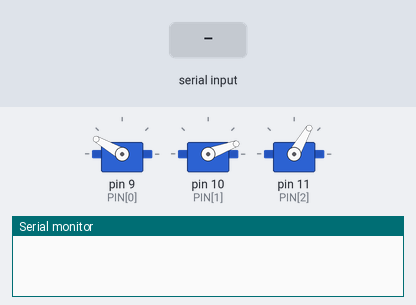
The sketch below on a simulated Arduino Uno, built with avr-gcc and run on an emulated ATmega328P. Shown: 3 × servo, the last lines printed to the serial monitor. The test bench sets the inputs (shaded band).

Above: at 1.2 s.
1.3 s: "J90\n" received over Serial
At 1.45 s:
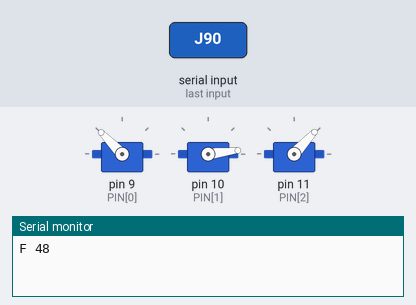
At 3.2 s:
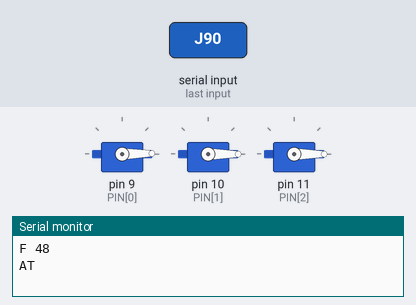
4.3 s: "P\n" received over Serial
At 4.75 s:
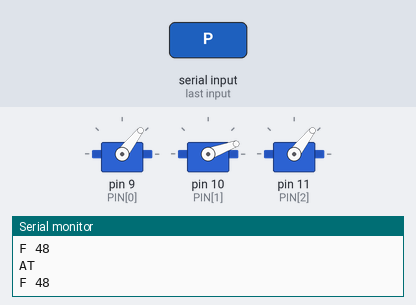
Timing chart, 0 to 7.3 s (numbered marks = the images above; inputs shaded):
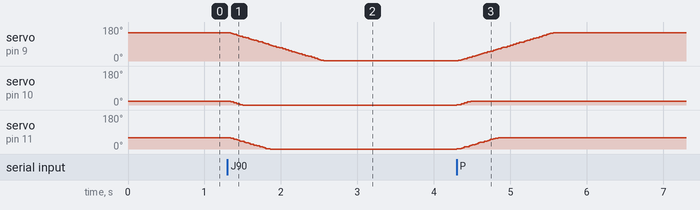

The sketch:

clockedin.ino
```cpp
// Clockedin arm firmware, for an Arduino Uno or Nano driving three hobby servos (base, elbow, tilt).
// The Clockedin app streams timed keyframes over USB; this board buffers them and moves the servos between
// them on its own clock, once per servo frame (20 ms), so the laptop's timing never shows in the line.
// Protocol (115200 baud, one line each, angles in centi-degrees of servo travel, 0 to 18000):
//   ?                      -> CLOCKEDIN 3 <slots>
//   K <t_ms> <b> <e> <w>   keyframe at t ms after G      -> F <free slots> (one reply per K, in order)
//   G                      glide to the first keyframe, then start the clock -> RUN
//   E                      no more keyframes; finish     -> DONE when the last one is reached
//   S                      ease to a stop along the path, drop the buffer -> STOPPED
//   J <b> <e> <w>          glide there (jog)             -> F <free slots>
//   P                      glide to the park pose        -> F <free slots>
//   A <deg/s2> <deg/s>     glides' acceleration and top speed, live -> A <accel> <speed>
//   W                      where the servos are          -> POS <b> <e> <w>
// A glide that has arrived says AT, so a server can wait for it before putting the pen down.
// While running it reports T <t_ms> <free> whenever slots free up (at most every 100 ms), and LATE if the
// buffer runs dry. The app counts its unanswered K lines against <free>, so the buffer never overfills.
// A hobby servo told to stop dead overshoots, so nothing here starts or stops at once: the app's keyframes speed up
// and slow down already, glides (G, J, P) ramp at SERVO_ACCEL, and S slows the job's clock to zero over STOP_MS.
#include <Servo.h>
#include "arm_config.h"                          // pins, pulse widths and the park pose, from app/arm.config.json

const uint8_t SLOTS = 48;                        // keyframes held (10 bytes each)
const uint16_t FRAME_MS = 20;                    // a hobby servo reads one pulse every 20 ms
float glideSpeed = 120, glideAccel = SERVO_ACCEL;   // deg/s and deg/s² for glides; A changes them
bool gliding = false;

struct Key { uint32_t t; int16_t a[3]; };
Key buf[SLOTS];
uint8_t head = 0, count = 0;
Servo servo[3];
bool running = false, ended = false, late = false, approaching = false, stopping = false;
float tJob = 0, rate = 1;                        // the job's clock (ms) and how fast it runs; S brings rate to 0
float pos[3], vel[3], aim[3];                    // centi-degrees (per s) where each servo is, how fast, where it glides to
uint32_t lastFrame = 0, lastReport = 0;
char line[48];
uint8_t len = 0;

void put(uint8_t j, long cdeg) {
  cdeg = constrain(cdeg, 0, 18000);
  pos[j] = cdeg;
  servo[j].writeMicroseconds(map(cdeg, 0, 18000, US_MIN[j], US_MAX[j]));
}
void putAll(const int16_t a[3]) { for (uint8_t j = 0; j < 3; j++) put(j, a[j]); }
void glideTo(const int16_t a[3]) { for (uint8_t j = 0; j < 3; j++) aim[j] = a[j]; }

// The fastest speed that can still stop on the spot d away, slowing by a*dt each frame (not the smooth-motion
// sqrt(2ad), which arrives too fast for 20 ms frames and stops dead in the last one).
float braking(float d, float a, float dt) { return a * dt * (sqrt(0.25 + 2 * fabs(d) / (a * dt * dt)) - 0.5); }

// One frame of a glide: each servo speeds up toward its aim and slows down in time to stop on it.
bool follow(float dt) {
  const float A = glideAccel * 100, V = glideSpeed * 100;
  bool still = true;
  for (uint8_t j = 0; j < 3; j++) {
    float d = aim[j] - pos[j], want = min(V, braking(d, A, dt));
    vel[j] += constrain((d < 0 ? -want : want) - vel[j], -A * dt, A * dt);
    float step = vel[j] * dt;
    if (fabs(d) < 1 || (d > 0 && step >= d) || (d < 0 && step <= d)) { vel[j] = 0; put(j, aim[j]); }
    else { put(j, pos[j] + step); still = false; }
  }
  if (gliding && still) Serial.println(F("AT"));
  gliding = !still;
  return still;
}
uint8_t freeSlots() { return SLOTS - count; }
void credit() { Serial.print(F("F ")); Serial.println(freeSlots()); }

void setup() {
  Serial.begin(115200);
  for (uint8_t j = 0; j < 3; j++) servo[j].attach(PIN[j], US_MIN[j], US_MAX[j]);
  putAll(PARK); glideTo(PARK);
}

// Read one line at a time without blocking the servo frames.
void loop() {
  while (Serial.available()) {
    char c = Serial.read();
    if (c == '\n' || c == '\r') { if (len) { line[len] = 0; handle(line); len = 0; } }
    else if (len < sizeof(line) - 1) line[len++] = c;
  }
  uint32_t now = millis();
  if (now - lastFrame >= FRAME_MS) { float dt = min((now - lastFrame) / 1000.0, 0.1); lastFrame = now; frame(now, dt); }
}

void handle(char *s) {
  long v[4] = {0, 0, 0, 0};
  char cmd = s[0];
  char *p = s + 1;
  for (uint8_t i = 0; i < 4 && *p; i++) v[i] = strtol(p, &p, 10);
  switch (cmd) {
    case '?': Serial.print(F("CLOCKEDIN 3 ")); Serial.println(SLOTS); break;
    case 'K':
      if (count < SLOTS) {
        Key &k = buf[(head + count) % SLOTS];
        k.t = v[0]; k.a[0] = v[1]; k.a[1] = v[2]; k.a[2] = v[3];
        count++;
      }
      credit();
      break;
    case 'G': if (count) { approaching = true; ended = false; glideTo(buf[head].a); } break;
    case 'E': ended = true; break;
    case 'S':
      if (running) { stopping = true; break; }   // STOPPED once the clock has eased to a halt
      approaching = false; count = 0; head = 0;
      for (uint8_t j = 0; j < 3; j++) aim[j] = pos[j] + vel[j] * fabs(vel[j]) / (2 * glideAccel * 100);   // where a glide can stop
      Serial.println(F("STOPPED")); break;
    case 'J': { int16_t a[3] = {(int16_t)v[0], (int16_t)v[1], (int16_t)v[2]}; if (!running) glideTo(a); credit(); break; }
    case 'P': if (!running) glideTo(PARK); credit(); break;
    case 'A': glideAccel = constrain(v[0], 50, 20000); glideSpeed = constrain(v[1], 5, 600);
      Serial.print(F("A ")); Serial.print((int)glideAccel); Serial.print(' '); Serial.println((int)glideSpeed); break;
    case 'W': Serial.print(F("POS ")); Serial.print((long)pos[0]); Serial.print(' '); Serial.print((long)pos[1]); Serial.print(' '); Serial.println((long)pos[2]); break;
  }
}

// One servo frame: glide, or find the two keyframes either side of the job's clock and move to the point between.
void frame(uint32_t now, float dt) {
  if (!running) {
    bool there = follow(dt);
    if (approaching && there) { approaching = false; running = true; stopping = false; tJob = 0; rate = 1; Serial.println(F("RUN")); }
    return;
  }
  if (stopping) {
    rate -= dt * 1000 / STOP_MS;
    if (rate <= 0) { running = stopping = false; count = 0; head = 0; for (uint8_t j = 0; j < 3; j++) { aim[j] = pos[j]; vel[j] = 0; } Serial.println(F("STOPPED")); return; }
  }
  tJob += dt * 1000 * rate;
  uint32_t t = tJob;
  uint8_t freed = 0;
  while (count >= 2 && buf[(head + 1) % SLOTS].t <= t) { head = (head + 1) % SLOTS; count--; freed++; }
  Key &a = buf[head];
  if (count == 1 || t <= a.t) {
    putAll(a.a);
    if (count == 1 && t >= a.t) {
      if (ended) { running = false; count = 0; head = 0; for (uint8_t j = 0; j < 3; j++) { aim[j] = pos[j]; vel[j] = 0; } Serial.println(F("DONE")); return; }
      if (!late) Serial.println(F("LATE"));   // the app fell behind: hold here until more keyframes arrive
      late = true;
    }
  } else {
    late = false;
    Key &b = buf[(head + 1) % SLOTS];
    float u = (float)(t - a.t) / (float)(b.t - a.t);
    for (uint8_t j = 0; j < 3; j++) put(j, a.a[j] + (long)((b.a[j] - a.a[j]) * u));
  }
  if ((freed && now - lastReport >= 100) || now - lastReport >= 500) { lastReport = now; Serial.print(F("T ")); Serial.print(t); Serial.print(' '); Serial.println(freeSlots()); }
}
```

arm_config.h
```cpp
// Generated from app/arm.config.json by app/tools/arduino-export.mjs (2026-10-25 02:25).
// Change the config (or the app's Arm setup page) and run "./firmware/arm config", not this file.
// Angles are centi-degrees of servo travel (0 to 18000) unless they say deg.
#pragma once
#define ARM_NAME "Clockedin arm"
const uint8_t PIN[3] = {9, 10, 11};              // base, elbow, tilt signal pins
const int US_MIN[3] = {544, 544, 544};         // pulse at 0 deg of servo travel
const int US_MAX[3] = {2400, 2400, 2400};      // pulse at 180 deg
const int16_t LIMIT_MIN[3] = {0, 0, 0};
const int16_t LIMIT_MAX[3] = {18000, 18000, 18000};
const int16_t PARK[3] = {15000, 2000, 6000};       // beside the drawing, pen lifted
const int16_t TILT_DRAW = 3000, TILT_LIFT = 6000, TILT_ERASE = 17000;
// geometry for moving the pen to a board point: servo deg = OFFSET + DIR * RATIO * joint deg
const float OFFSET[3] = {-60, 175, 90}, DIR[3] = {1, 1, 1}, RATIO[3] = {1, 1, 1};
const float L1 = 157, L2 = 190, NIB_ALONG = 0.00, NIB_SIDE = 3.00;   // mm; the nib sits NIB_ALONG past the forearm's tip and NIB_SIDE across it
// a servo told to stop dead overshoots: moves the board makes itself (park, jog, the motor test) speed up and slow
// down at SERVO_ACCEL (deg/s²), the motor test's pen at PEN_ACCEL (mm/s²), and a stop eases out over STOP_MS
const float SERVO_ACCEL = 1500, PEN_ACCEL = 1000;
const uint16_t STOP_MS = 120;
const bool ELBOW_UP = false;
const float BOARD_CX = 36.0, BOARD_CY = 194.5;   // mm from the base: the middle of the drawing area
```

Measured:
- after the input at 1.3 s, servo on pin 9 (PIN[0]): moves from 150° to 1° over 1.3 s, starting at once; servo on pin 10 (PIN[1]): 20° → 0° at once; servo on pin 11 (PIN[2]): moves from 60° to 0° over 0.56 s, starting at once
- after the input at 4.3 s, servo on pin 9 (PIN[0]): moves from 1° to 150° over 1.3 s, starting at once; servo on pin 10 (PIN[1]): 0° → 20° at once; servo on pin 11 (PIN[2]): moves from 0° to 60° over 0.54 s, starting at once
